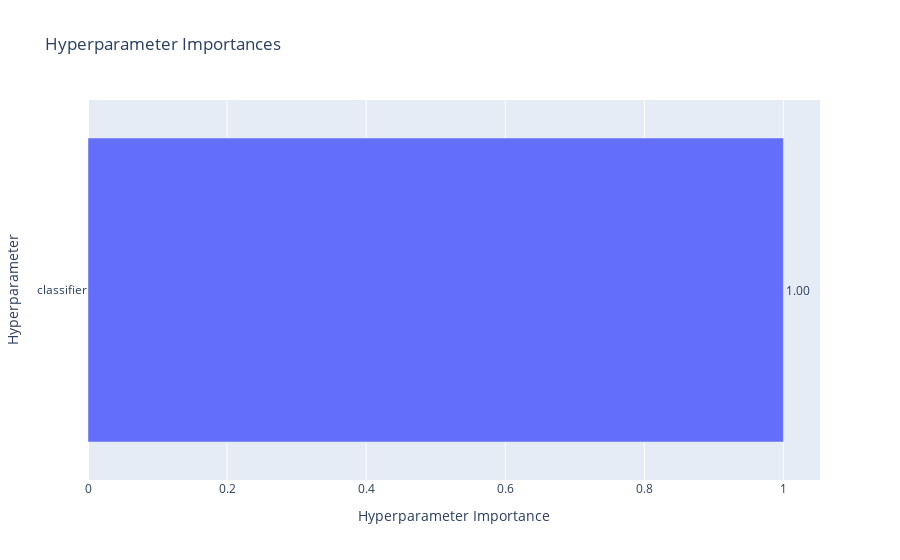

Source (notebook cell):
### Code cell
plot_param_importances(study).show()

### Figure 1 — Plotly figure (JSON) as saved in the notebook; plotly's stock layout.template omitted (floating-point values rounded to 4 significant figures)
{"data": [{"cliponaxis": false, "hovertemplate": ["classifier (CategoricalDistribution): 1.0<extra></extra>"], "name": "Objective Value", "orientation": "h", "text": ["1.00"], "textposition": "outside", "type": "bar", "x": [1], "y": ["classifier"]}], "layout": {"title": {"text": "Hyperparameter Importances"}, "xaxis": {"title": {"text": "Hyperparameter Importance"}}, "yaxis": {"title": {"text": "Hyperparameter"}}}}
